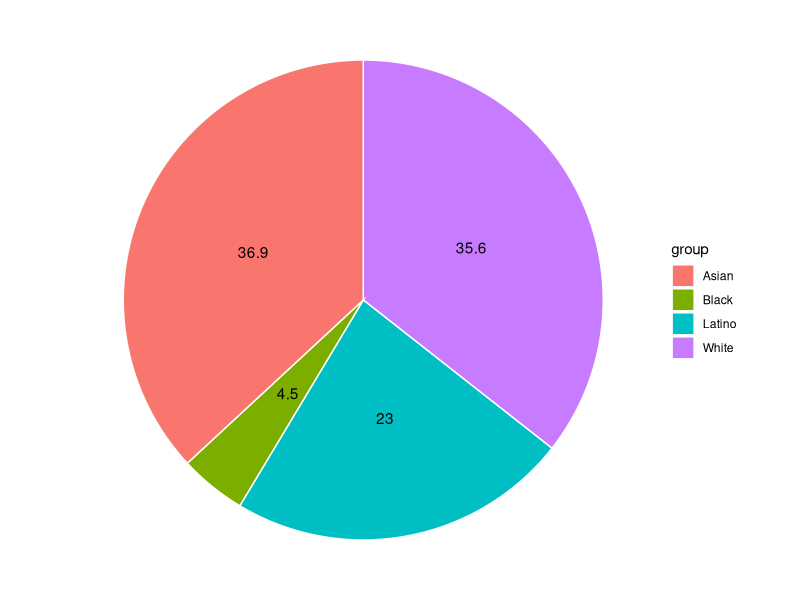

This figure's R source:
## ---- chunk 1
library(ggplot2)
data <- data.frame(
  group=c('White','Latino','Black','Asian'),
  value=c(35.6,23,4.5,36.9)
)

ggplot(data, aes(x="", y=value, fill=group)) +
  geom_bar(stat="identity", width=1, color="white") +
  coord_polar("y", start=0) +
  
  theme_void() +  # remove background, grid, numeric labels
  geom_text(aes(label = value),
            position = position_stack(vjust = 0.5))
